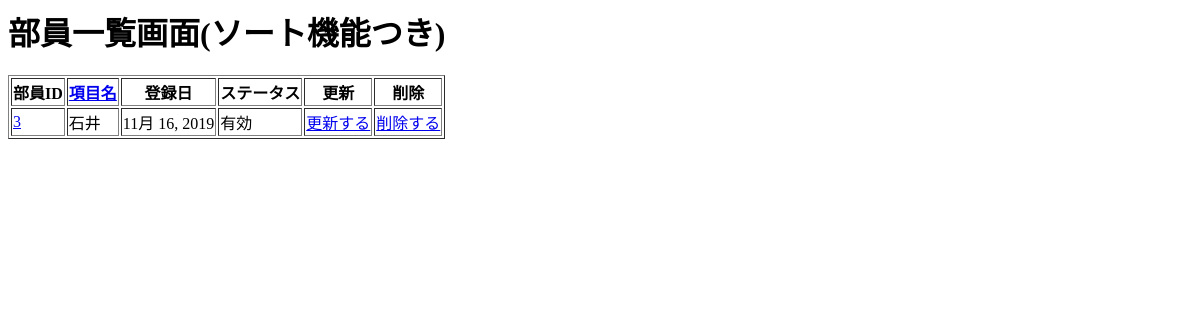
The app's page /enquete/sort/member_name, older data.
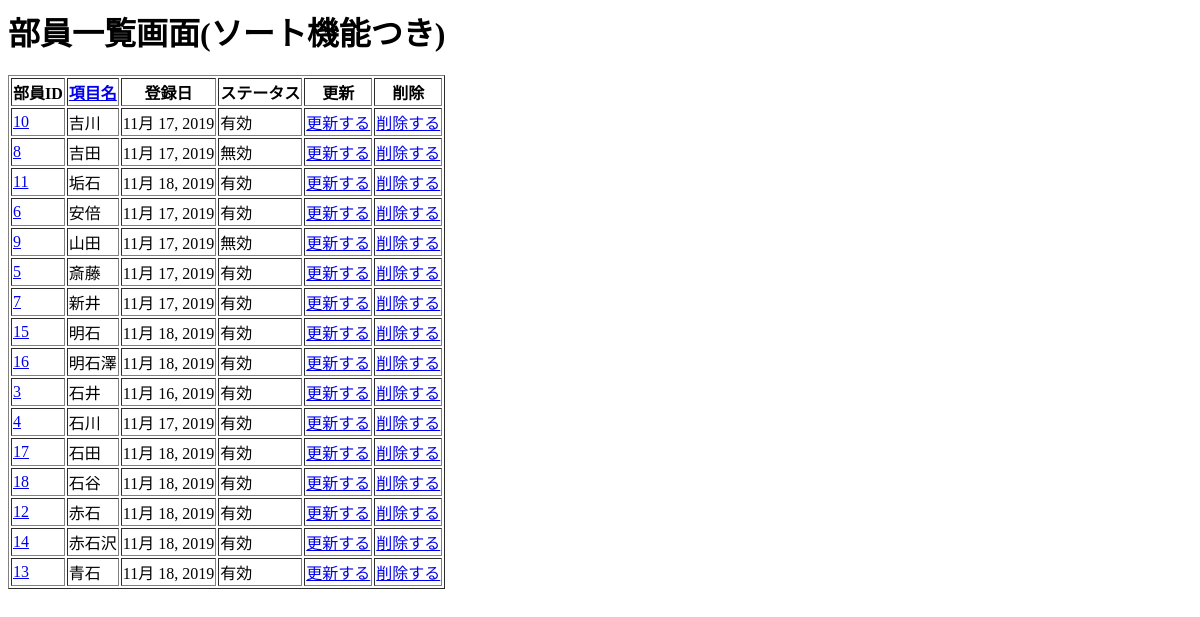
The same page, newer data.
### enquete/models.py (models this page shows, shortened)
class MemberModel(models.Model):
    member_id = models.AutoField('部員ID', primary_key=True)
    member_name = models.CharField('部員名', max_length=100)
    registration_date = models.DateField('登録日', auto_now_add=True)
    delete_flag = models.BooleanField('削除フラグ', default=False)

### enquete/views.py (the view)
# urls.py: path('sort/', views.MemberSort.as_view(), name='member_sort'),
class MemberSort(View):
    def __init__(self):
        self.member_model = models.MemberModel
    def get(self, request, *args, **kwargs):
        sort_key = ''
        member_list = {}
        print(kwargs)
        if 'sort_key' in kwargs:
            sort_key = kwargs['sort_key']
            if sort_key != 'default':
                print(1)
                member_list = self.member_model.objects.all().order_by(sort_key)
            else:
                print(2)
                member_list = self.member_model.objects.all()
        context_data = {
            'member_list': member_list,
        }
        return render(request, 'member_sort.html', context_data)

### enquete/templates/member_sort.html
<h1>部員一覧画面(ソート機能つき)</h1>
<table border="1">
  <tr>
    <th>部員ID</th>
    <th>
        <a href="{% url 'enquete:member_sort' 'member_name' %}">
          項目名
        </a>
    </th>
    <th>登録日</th>
    <th>ステータス</th>
    <th>更新</th>
    <th>削除</th>
  </tr>
  {% for member in member_list %}
  <tr>
    <td>
      <a href="{% url 'enquete:member_detail' member.member_id %}">{{ member.member_id }}</a>
    </td>
    <td>{{ member.member_name }}</td>
    <td>{{ member.registration_date }}</td>
    <td>
      {% if member.delete_flag %}
      無効
      {% else %}
      有効
      {% endif %}
    </td>
    <td>
      <a href="{% url 'enquete:member_update' member.member_id %}">更新する</a>
    </td>
    <td>
      <a href="{% url 'enquete:member_delete_confrim' member.member_id %}">削除する</a>
    </td>
  </tr>
  {% endfor %}
</table>

Row changes from the older to the newer data that the page shows:
added MemberModel: member_id "10", member_name "吉川", registration_date "11月 17, 2019", delete_flag "有効"
added MemberModel: member_id "8", member_name "吉田", registration_date "11月 17, 2019", delete_flag "無効"
added MemberModel: member_id "11", member_name "垢石", registration_date "11月 18, 2019", delete_flag "有効"
added MemberModel: member_id "6", member_name "安倍", registration_date "11月 17, 2019", delete_flag "有効"
added MemberModel: member_id "9", member_name "山田", registration_date "11月 17, 2019", delete_flag "無効"
added MemberModel: member_id "5", member_name "斎藤", registration_date "11月 17, 2019", delete_flag "有効"
added MemberModel: member_id "7", member_name "新井", registration_date "11月 17, 2019", delete_flag "有効"
added MemberModel: member_id "15", member_name "明石", registration_date "11月 18, 2019", delete_flag "有効"
added MemberModel: member_id "16", member_name "明石澤", registration_date "11月 18, 2019", delete_flag "有効"
added MemberModel: member_id "4", member_name "石川", registration_date "11月 17, 2019", delete_flag "有効"
added MemberModel: member_id "17", member_name "石田", registration_date "11月 18, 2019", delete_flag "有効"
added MemberModel: member_id "18", member_name "石谷", registration_date "11月 18, 2019", delete_flag "有効"
added MemberModel: member_id "12", member_name "赤石", registration_date "11月 18, 2019", delete_flag "有効"
added MemberModel: member_id "14", member_name "赤石沢", registration_date "11月 18, 2019", delete_flag "有効"
added MemberModel: member_id "13", member_name "青石", registration_date "11月 18, 2019", delete_flag "有効"
